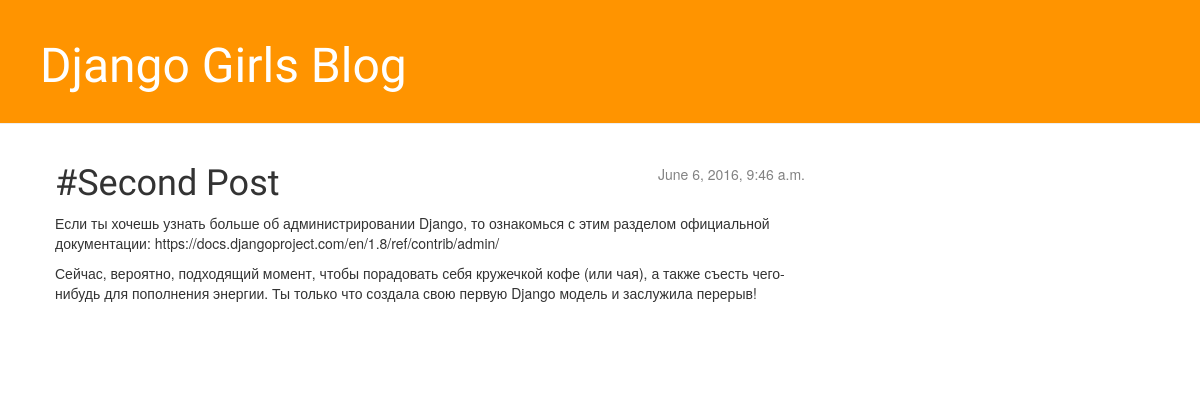
The app's page /post/1/ with its own data.
### blog/models.py (models this page shows, shortened)
class Post(models.Model):
    author = models.ForeignKey('auth.User')
    title = models.CharField(max_length=200)
    text = models.TextField()
    created_date = models.DateTimeField(
            default=timezone.now)
    published_date = models.DateTimeField(
            blank=True, null=True)

### blog/views.py (the view)
# urls.py: url(r'^post/(?P<pk>[0-9]+)/$', views.post_detail, name='post_detail'),
def post_detail(request, pk):
    post = get_object_or_404(Post, pk=pk)
    return render(request, 'blog/post_detail.html', {'post': post})

### blog/templates/blog/post_detail.html
{% extends 'blog/base.html' %}
    {% block content %}
        <div class="post">
            {% if post.published_date %}
                <div class="date">
                    {{ post.published_date }}
                </div>
            {% endif %}
            <h1>{{ post.title }}</h1>
            <p>{{ post.text|linebreaks }}</p>
        </div>
    {% endblock %}

### blog/static/blog.css (style rules this page uses)
h1, h2, h3, h4 { font-family: 'Lobster', cursive !important; }
.date { float: right; color: #828282; }
.post { margin-bottom: 70px; }

### records on screen
Post: published_date "June 6, 2016, 9:46 a.m.", title "#Second Post", text "Если ты хочешь узнать больше об администрировании Django, то ознакомься с этим разделом официальной документации: https://docs.djangoproject.com/en/1.8/ref/contrib/admin/ Сейчас, вероятно, подходящий момент, чтобы порадовать себя кружечкой кофе (или чая), а также съесть чего-нибудь для пополнения энергии. Ты только что создала свою первую Django модель и заслужила перерыв!"
